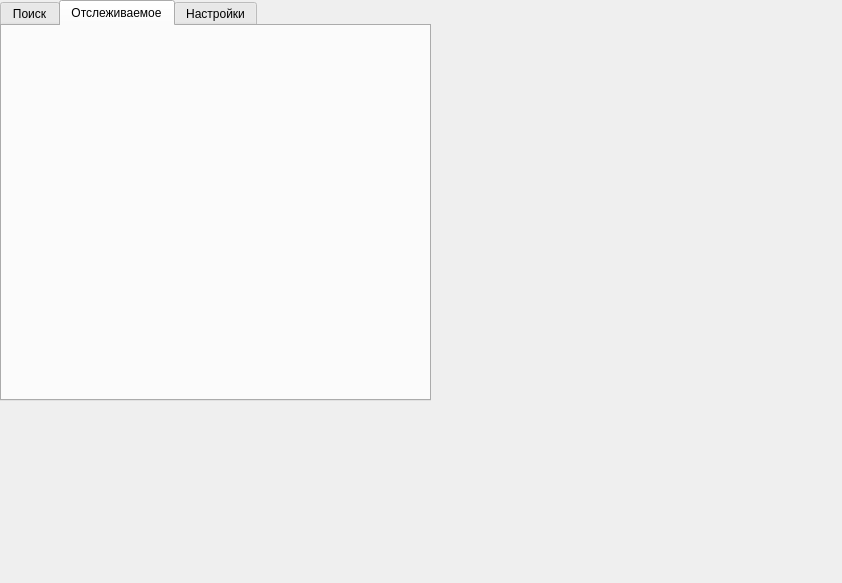
<?xml version="1.0" encoding="UTF-8"?>
<ui version="4.0">
 <class>Dialog</class>
 <widget class="QDialog" name="Dialog">
  <property name="geometry">
   <rect>
    <x>0</x>
    <y>0</y>
    <width>842</width>
    <height>583</height>
   </rect>
  </property>
  <property name="windowTitle">
   <string>Dialog</string>
  </property>
  <widget class="QTabWidget" name="tabWidget">
   <property name="enabled">
    <bool>true</bool>
   </property>
   <property name="geometry">
    <rect>
     <x>0</x>
     <y>0</y>
     <width>431</width>
     <height>401</height>
    </rect>
   </property>
   <property name="currentIndex">
    <number>1</number>
   </property>
   <widget class="QWidget" name="tab">
    <attribute name="title">
     <string>Поиск</string>
    </attribute>
   </widget>
   <widget class="QWidget" name="tab_2">
    <attribute name="title">
     <string>Отслеживаемое</string>
    </attribute>
   </widget>
   <widget class="QWidget" name="tab_7">
    <attribute name="title">
     <string>Настройки</string>
    </attribute>
   </widget>
  </widget>
 </widget>
 <resources/>
 <connections/>
</ui>
